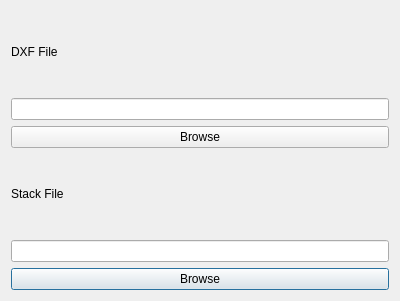
<?xml version="1.0" encoding="UTF-8"?>
<ui version="4.0">
 <class>ImportLayoutDialog</class>
 <widget class="QDialog" name="ImportLayoutDialog">
  <property name="geometry">
   <rect>
    <x>0</x>
    <y>0</y>
    <width>400</width>
    <height>301</height>
   </rect>
  </property>
  <property name="windowTitle">
   <string>Import Layout</string>
  </property>
  <property name="sizeGripEnabled">
   <bool>false</bool>
  </property>
  <layout class="QGridLayout" name="gridLayout">
   <item row="5" column="0">
    <widget class="QLabel" name="label_2">
     <property name="text">
      <string>Stack File</string>
     </property>
    </widget>
   </item>
   <item row="7" column="0">
    <widget class="QPushButton" name="stackFileBrowse">
     <property name="text">
      <string>Browse</string>
     </property>
    </widget>
   </item>
   <item row="3" column="0">
    <widget class="QLineEdit" name="dxfFileName"/>
   </item>
   <item row="0" column="0">
    <widget class="QLabel" name="label">
     <property name="text">
      <string>DXF File</string>
     </property>
    </widget>
   </item>
   <item row="4" column="0">
    <widget class="QPushButton" name="dxfFileBrowse">
     <property name="text">
      <string>Browse</string>
     </property>
    </widget>
   </item>
   <item row="6" column="0">
    <widget class="QLineEdit" name="stackFileName"/>
   </item>
  </layout>
 </widget>
 <resources/>
 <connections>
  <connection>
   <sender>dxfFileBrowse</sender>
   <signal>clicked()</signal>
   <receiver>ImportLayoutDialog</receiver>
   <slot>dxfFileBrowseClicked()</slot>
   <hints>
    <hint type="sourcelabel">
     <x>199</x>
     <y>133</y>
    </hint>
    <hint type="destinationlabel">
     <x>199</x>
     <y>149</y>
    </hint>
   </hints>
  </connection>
  <connection>
   <sender>stackFileBrowse</sender>
   <signal>clicked()</signal>
   <receiver>ImportLayoutDialog</receiver>
   <slot>stackFileBrowseClicked()</slot>
   <hints>
    <hint type="sourcelabel">
     <x>199</x>
     <y>277</y>
    </hint>
    <hint type="destinationlabel">
     <x>199</x>
     <y>149</y>
    </hint>
   </hints>
  </connection>
 </connections>
 <slots>
  <slot>dxfFileBrowseClicked()</slot>
  <slot>stackFileBrowseClicked()</slot>
 </slots>
</ui>
